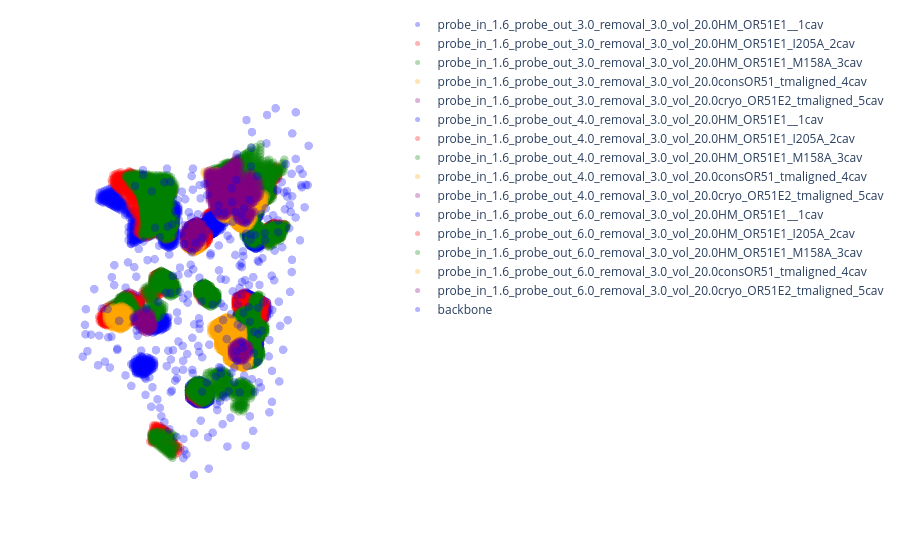

Write notebook code for a chart like this one.
### Code cell
plot_data = [results_dict[_param_key][_OR]['cav_coords'] for _param_key in results_dict for _OR in results_dict[_param_key]]

# Add cavity contact residues 
# plot_data += [np.array(results_dict[_param_key][_OR]['res_coords'])[:,3:6].astype(float) for _param_key in results_dict for _OR in results_dict[_param_key]]
plot_data += [pu.load_pdb_coordinates('/mnt/data2/Justice/OR_learning/files/TEST_pdb/cryo_OR51E2_tmaligned.pdb')[1]] # Adding backbone coordinates 

labels = [_param_key + _OR + 'cav' for _param_key in results_dict for _OR in results_dict[_param_key]] + \
         ['backbone']
        #  [_param_key + _OR + 'res' for _param_key in results_dict for _OR in results_dict[_param_key]] + \

# Plot
colormap = cf.distinct_colors([1,2,3], form='list')
colormap += colormap
colormap += ['#D3D3D3']

fig = pf.plot_coordinates(plot_data, 
                          labels=labels, 
                        #   colors=colormap, 
                          opacity=0.3, 
                          size=5,
                          mode='markers')
fig.show()
fig.write_html('/mnt/data2/Justice/OR_learning/output/Canonical_bc/pyKVFinder_param_opt/probe_out.html')

### Figure 1 — Plotly figure (JSON) as saved in the notebook; plotly's stock layout.template omitted (floating-point values rounded to 4 significant figures; data arrays with more than 128 entries replaced by an {"elided": "..."} marker saying what was removed)
{"data": [{"marker": {"color": "blue", "opacity": 0.3, "size": 5}, "mode": "markers", "name": "probe_in_1.6_probe_out_3.0_removal_3.0_vol_20.0HM_OR51E1__1cav", "type": "scatter3d", "x": {"elided": "1876 float values"}, "y": {"elided": "1876 float values"}, "z": {"elided": "1876 float values"}}, {"marker": {"color": "red", "opacity": 0.3, "size": 5}, "mode": "markers", "name": "probe_in_1.6_probe_out_3.0_removal_3.0_vol_20.0HM_OR51E1_I205A_2cav", "type": "scatter3d", "x": {"elided": "2122 float values"}, "y": {"elided": "2122 float values"}, "z": {"elided": "2122 float values"}}, {"marker": {"color": "green", "opacity": 0.3, "size": 5}, "mode": "markers", "name": "probe_in_1.6_probe_out_3.0_removal_3.0_vol_20.0HM_OR51E1_M158A_3cav", "type": "scatter3d", "x": {"elided": "2302 float values"}, "y": {"elided": "2302 float values"}, "z": {"elided": "2302 float values"}}, {"marker": {"color": "orange", "opacity": 0.3, "size": 5}, "mode": "markers", "name": "probe_in_1.6_probe_out_3.0_removal_3.0_vol_20.0consOR51_tmaligned_4cav", "type": "scatter3d", "x": {"elided": "1369 float values"}, "y": {"elided": "1369 float values"}, "z": {"elided": "1369 float values"}}, {"marker": {"color": "purple", "opacity": 0.3, "size": 5}, "mode": "markers", "name": "probe_in_1.6_probe_out_3.0_removal_3.0_vol_20.0cryo_OR51E2_tmaligned_5cav", "type": "scatter3d", "x": {"elided": "412 float values"}, "y": {"elided": "412 float values"}, "z": {"elided": "412 float values"}}, {"marker": {"color": "blue", "opacity": 0.3, "size": 5}, "mode": "markers", "name": "probe_in_1.6_probe_out_4.0_removal_3.0_vol_20.0HM_OR51E1__1cav", "type": "scatter3d", "x": {"elided": "2220 float values"}, "y": {"elided": "2220 float values"}, "z": {"elided": "2220 float values"}}, {"marker": {"color": "red", "opacity": 0.3, "size": 5}, "mode": "markers", "name": "probe_in_1.6_probe_out_4.0_removal_3.0_vol_20.0HM_OR51E1_I205A_2cav", "type": "scatter3d", "x": {"elided": "2534 float values"}, "y": {"elided": "2534 float values"}, "z": {"elided": "2534 float values"}}, {"marker": {"color": "green", "opacity": 0.3, "size": 5}, "mode": "markers", "name": "probe_in_1.6_probe_out_4.0_removal_3.0_vol_20.0HM_OR51E1_M158A_3cav", "type": "scatter3d", "x": {"elided": "2498 float values"}, "y": {"elided": "2498 float values"}, "z": {"elided": "2498 float values"}}, {"marker": {"color": "orange", "opacity": 0.3, "size": 5}, "mode": "markers", "name": "probe_in_1.6_probe_out_4.0_removal_3.0_vol_20.0consOR51_tmaligned_4cav", "type": "scatter3d", "x": {"elided": "1479 float values"}, "y": {"elided": "1479 float values"}, "z": {"elided": "1479 float values"}}, {"marker": {"color": "purple", "opacity": 0.3, "size": 5}, "mode": "markers", "name": "probe_in_1.6_probe_out_4.0_removal_3.0_vol_20.0cryo_OR51E2_tmaligned_5cav", "type": "scatter3d", "x": {"elided": "500 float values"}, "y": {"elided": "500 float values"}, "z": {"elided": "500 float values"}}, {"marker": {"color": "blue", "opacity": 0.3, "size": 5}, "mode": "markers", "name": "probe_in_1.6_probe_out_6.0_removal_3.0_vol_20.0HM_OR51E1__1cav", "type": "scatter3d", "x": {"elided": "3654 float values"}, "y": {"elided": "3654 float values"}, "z": {"elided": "3654 float values"}}, {"marker": {"color": "red", "opacity": 0.3, "size": 5}, "mode": "markers", "name": "probe_in_1.6_probe_out_6.0_removal_3.0_vol_20.0HM_OR51E1_I205A_2cav", "type": "scatter3d", "x": {"elided": "4590 float values"}, "y": {"elided": "4590 float values"}, "z": {"elided": "4590 float values"}}, {"marker": {"color": "green", "opacity": 0.3, "size": 5}, "mode": "markers", "name": "probe_in_1.6_probe_out_6.0_removal_3.0_vol_20.0HM_OR51E1_M158A_3cav", "type": "scatter3d", "x": {"elided": "6363 float values"}, "y": {"elided": "6363 float values"}, "z": {"elided": "6363 float values"}}, {"marker": {"color": "orange", "opacity": 0.3, "size": 5}, "mode": "markers", "name": "probe_in_1.6_probe_out_6.0_removal_3.0_vol_20.0consOR51_tmaligned_4cav", "type": "scatter3d", "x": {"elided": "2109 float values"}, "y": {"elided": "2109 float values"}, "z": {"elided": "2109 float values"}}, {"marker": {"color": "purple", "opacity": 0.3, "size": 5}, "mode": "markers", "name": "probe_in_1.6_probe_out_6.0_removal_3.0_vol_20.0cryo_OR51E2_tmaligned_5cav", "type": "scatter3d", "x": {"elided": "1509 float values"}, "y": {"elided": "1509 float values"}, "z": {"elided": "1509 float values"}}, {"marker": {"color": "blue", "opacity": 0.3, "size": 5}, "mode": "markers", "name": "backbone", "type": "scatter3d", "x": {"elided": "302 float values"}, "y": {"elided": "302 float values"}, "z": {"elided": "302 float values"}}], "layout": {"margin": {"b": 10, "l": 10, "r": 10, "t": 10}, "scene": {"xaxis": {"showbackground": false, "visible": false}, "yaxis": {"showbackground": false, "visible": false}, "zaxis": {"showbackground": false, "visible": false}}}}
